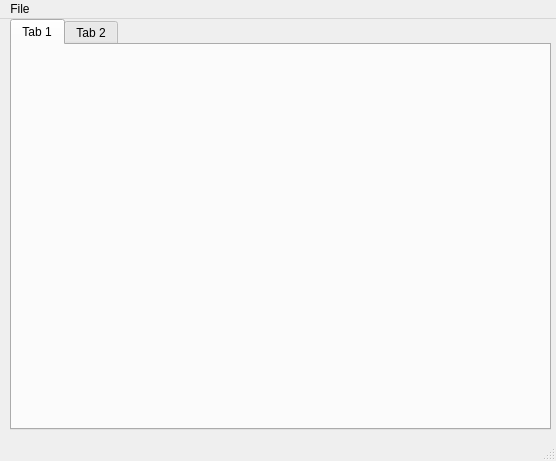
<?xml version="1.0" encoding="UTF-8"?>
<ui version="4.0">
 <class>MainWindow</class>
 <widget class="QMainWindow" name="MainWindow">
  <property name="enabled">
   <bool>true</bool>
  </property>
  <property name="geometry">
   <rect>
    <x>0</x>
    <y>0</y>
    <width>556</width>
    <height>461</height>
   </rect>
  </property>
  <property name="windowTitle">
   <string>MainWindow</string>
  </property>
  <widget class="QWidget" name="centralwidget">
   <widget class="QTabWidget" name="tabWidget">
    <property name="geometry">
     <rect>
      <x>10</x>
      <y>0</y>
      <width>541</width>
      <height>411</height>
     </rect>
    </property>
    <widget class="QWidget" name="tab">
     <attribute name="title">
      <string>Tab 1</string>
     </attribute>
     <widget class="QWidget" name="horizontalLayoutWidget">
      <property name="geometry">
       <rect>
        <x>10</x>
        <y>249</y>
        <width>481</width>
        <height>111</height>
       </rect>
      </property>
      <layout class="QHBoxLayout" name="horizontalLayout"/>
     </widget>
     <widget class="QWidget" name="horizontalLayoutWidget_2">
      <property name="geometry">
       <rect>
        <x>10</x>
        <y>79</y>
        <width>181</width>
        <height>121</height>
       </rect>
      </property>
      <layout class="QHBoxLayout" name="horizontalLayout_2"/>
     </widget>
    </widget>
    <widget class="QWidget" name="tab_2">
     <attribute name="title">
      <string>Tab 2</string>
     </attribute>
    </widget>
   </widget>
  </widget>
  <widget class="QMenuBar" name="menubar">
   <property name="enabled">
    <bool>true</bool>
   </property>
   <property name="geometry">
    <rect>
     <x>0</x>
     <y>0</y>
     <width>556</width>
     <height>21</height>
    </rect>
   </property>
   <property name="sizePolicy">
    <sizepolicy hsizetype="Fixed" vsizetype="Fixed">
     <horstretch>0</horstretch>
     <verstretch>0</verstretch>
    </sizepolicy>
   </property>
   <widget class="QMenu" name="menuFile">
    <property name="title">
     <string>File</string>
    </property>
    <addaction name="actionNew"/>
    <addaction name="actionExit"/>
   </widget>
   <addaction name="menuFile"/>
  </widget>
  <widget class="QStatusBar" name="statusbar"/>
  <action name="actionNew">
   <property name="text">
    <string>New</string>
   </property>
  </action>
  <action name="actionExit">
   <property name="text">
    <string>Exit</string>
   </property>
  </action>
 </widget>
 <resources/>
 <connections/>
</ui>
